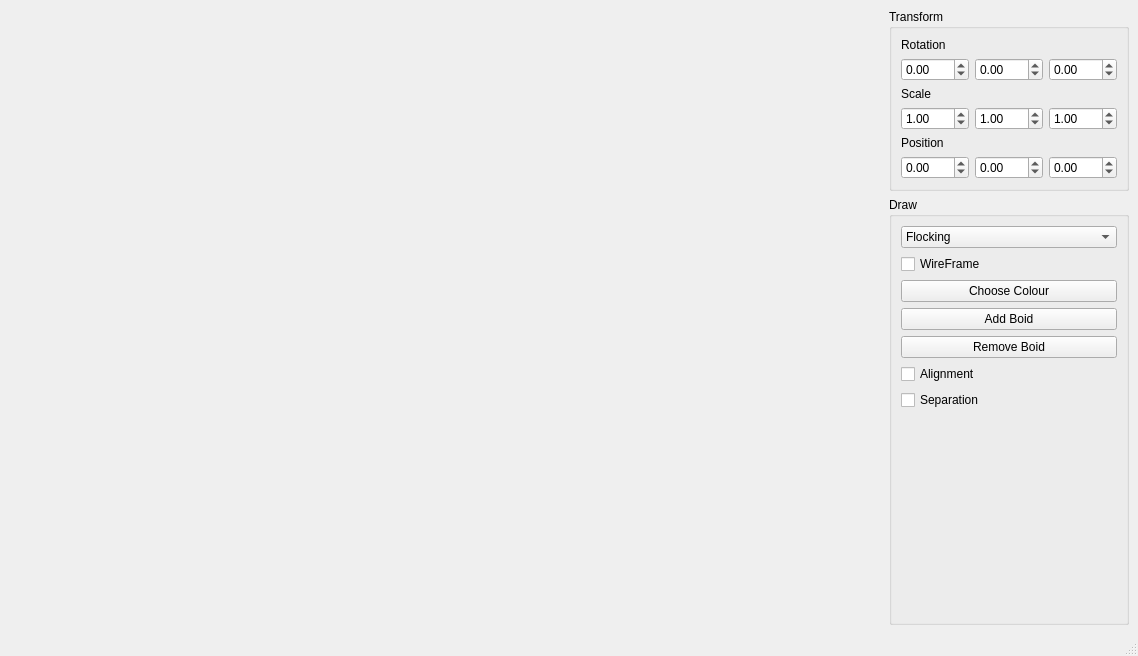
<?xml version="1.0" encoding="UTF-8"?>
<ui version="4.0">
 <class>MainWindow</class>
 <widget class="QMainWindow" name="MainWindow">
  <property name="geometry">
   <rect>
    <x>0</x>
    <y>0</y>
    <width>1138</width>
    <height>656</height>
   </rect>
  </property>
  <property name="windowTitle">
   <string>Flocking System</string>
  </property>
  <widget class="QWidget" name="centralwidget">
   <layout class="QGridLayout" name="s_mainWindowGridLayout">
    <item row="0" column="1">
     <widget class="QGroupBox" name="s_transformGB">
      <property name="title">
       <string>Transform</string>
      </property>
      <layout class="QGridLayout" name="gridLayout">
       <item row="0" column="0">
        <widget class="QLabel" name="label">
         <property name="text">
          <string>Rotation</string>
         </property>
        </widget>
       </item>
       <item row="1" column="1">
        <widget class="QDoubleSpinBox" name="m_rotationY">
         <property name="minimum">
          <double>-360.000000000000000</double>
         </property>
         <property name="maximum">
          <double>360.000000000000000</double>
         </property>
        </widget>
       </item>
       <item row="1" column="2">
        <widget class="QDoubleSpinBox" name="m_rotationZ">
         <property name="minimum">
          <double>-360.000000000000000</double>
         </property>
         <property name="maximum">
          <double>360.000000000000000</double>
         </property>
        </widget>
       </item>
       <item row="2" column="0">
        <widget class="QLabel" name="label_2">
         <property name="text">
          <string>Scale</string>
         </property>
        </widget>
       </item>
       <item row="3" column="0">
        <widget class="QDoubleSpinBox" name="m_scaleX">
         <property name="minimum">
          <double>-4.000000000000000</double>
         </property>
         <property name="maximum">
          <double>4.000000000000000</double>
         </property>
         <property name="singleStep">
          <double>0.010000000000000</double>
         </property>
         <property name="value">
          <double>1.000000000000000</double>
         </property>
        </widget>
       </item>
       <item row="3" column="1">
        <widget class="QDoubleSpinBox" name="m_scaleY">
         <property name="minimum">
          <double>-4.000000000000000</double>
         </property>
         <property name="maximum">
          <double>4.000000000000000</double>
         </property>
         <property name="singleStep">
          <double>0.010000000000000</double>
         </property>
         <property name="value">
          <double>1.000000000000000</double>
         </property>
        </widget>
       </item>
       <item row="3" column="2">
        <widget class="QDoubleSpinBox" name="m_scaleZ">
         <property name="minimum">
          <double>-4.000000000000000</double>
         </property>
         <property name="maximum">
          <double>4.000000000000000</double>
         </property>
         <property name="singleStep">
          <double>0.010000000000000</double>
         </property>
         <property name="value">
          <double>1.000000000000000</double>
         </property>
        </widget>
       </item>
       <item row="4" column="0">
        <widget class="QLabel" name="label_3">
         <property name="text">
          <string>Position</string>
         </property>
        </widget>
       </item>
       <item row="5" column="0">
        <widget class="QDoubleSpinBox" name="m_positionX">
         <property name="minimum">
          <double>-20.000000000000000</double>
         </property>
         <property name="maximum">
          <double>20.000000000000000</double>
         </property>
         <property name="singleStep">
          <double>0.010000000000000</double>
         </property>
        </widget>
       </item>
       <item row="5" column="1">
        <widget class="QDoubleSpinBox" name="m_positionY">
         <property name="minimum">
          <double>-20.000000000000000</double>
         </property>
         <property name="maximum">
          <double>20.000000000000000</double>
         </property>
         <property name="singleStep">
          <double>0.010000000000000</double>
         </property>
        </widget>
       </item>
       <item row="5" column="2">
        <widget class="QDoubleSpinBox" name="m_positionZ">
         <property name="minimum">
          <double>-20.000000000000000</double>
         </property>
         <property name="maximum">
          <double>20.000000000000000</double>
         </property>
         <property name="singleStep">
          <double>0.010000000000000</double>
         </property>
        </widget>
       </item>
       <item row="1" column="0">
        <widget class="QDoubleSpinBox" name="m_rotationX">
         <property name="minimum">
          <double>-360.000000000000000</double>
         </property>
         <property name="maximum">
          <double>360.000000000000000</double>
         </property>
        </widget>
       </item>
      </layout>
     </widget>
    </item>
    <item row="0" column="0">
     <spacer name="horizontalSpacer">
      <property name="orientation">
       <enum>Qt::Horizontal</enum>
      </property>
      <property name="sizeHint" stdset="0">
       <size>
        <width>40</width>
        <height>20</height>
       </size>
      </property>
     </spacer>
    </item>
    <item row="1" column="1">
     <widget class="QGroupBox" name="s_drawGB">
      <property name="title">
       <string>Draw</string>
      </property>
      <layout class="QGridLayout" name="gridLayout_2">
       <item row="5" column="0">
        <widget class="QPushButton" name="m_remove">
         <property name="text">
          <string>Remove Boid</string>
         </property>
        </widget>
       </item>
       <item row="1" column="0">
        <widget class="QCheckBox" name="m_wireframe">
         <property name="text">
          <string>WireFrame</string>
         </property>
        </widget>
       </item>
       <item row="8" column="0">
        <spacer name="verticalSpacer">
         <property name="orientation">
          <enum>Qt::Vertical</enum>
         </property>
         <property name="sizeHint" stdset="0">
          <size>
           <width>20</width>
           <height>40</height>
          </size>
         </property>
        </spacer>
       </item>
       <item row="0" column="0">
        <widget class="QComboBox" name="m_objectSelection">
         <item>
          <property name="text">
           <string>Flocking</string>
          </property>
         </item>
         <item>
          <property name="text">
           <string>Sphere</string>
          </property>
         </item>
         <item>
          <property name="text">
           <string>Cone</string>
          </property>
         </item>
        </widget>
       </item>
       <item row="4" column="0">
        <widget class="QPushButton" name="m_add">
         <property name="enabled">
          <bool>true</bool>
         </property>
         <property name="text">
          <string>Add Boid</string>
         </property>
         <property name="checkable">
          <bool>false</bool>
         </property>
        </widget>
       </item>
       <item row="3" column="0">
        <widget class="QPushButton" name="m_colour">
         <property name="text">
          <string>Choose Colour</string>
         </property>
        </widget>
       </item>
       <item row="6" column="0">
        <widget class="QCheckBox" name="m_align">
         <property name="text">
          <string>Alignment</string>
         </property>
        </widget>
       </item>
       <item row="7" column="0">
        <widget class="QCheckBox" name="m_separate">
         <property name="text">
          <string>Separation</string>
         </property>
        </widget>
       </item>
      </layout>
     </widget>
    </item>
   </layout>
  </widget>
  <widget class="QMenuBar" name="menubar">
   <property name="geometry">
    <rect>
     <x>0</x>
     <y>0</y>
     <width>1138</width>
     <height>28</height>
    </rect>
   </property>
  </widget>
  <widget class="QStatusBar" name="statusbar"/>
 </widget>
 <resources/>
 <connections/>
</ui>
